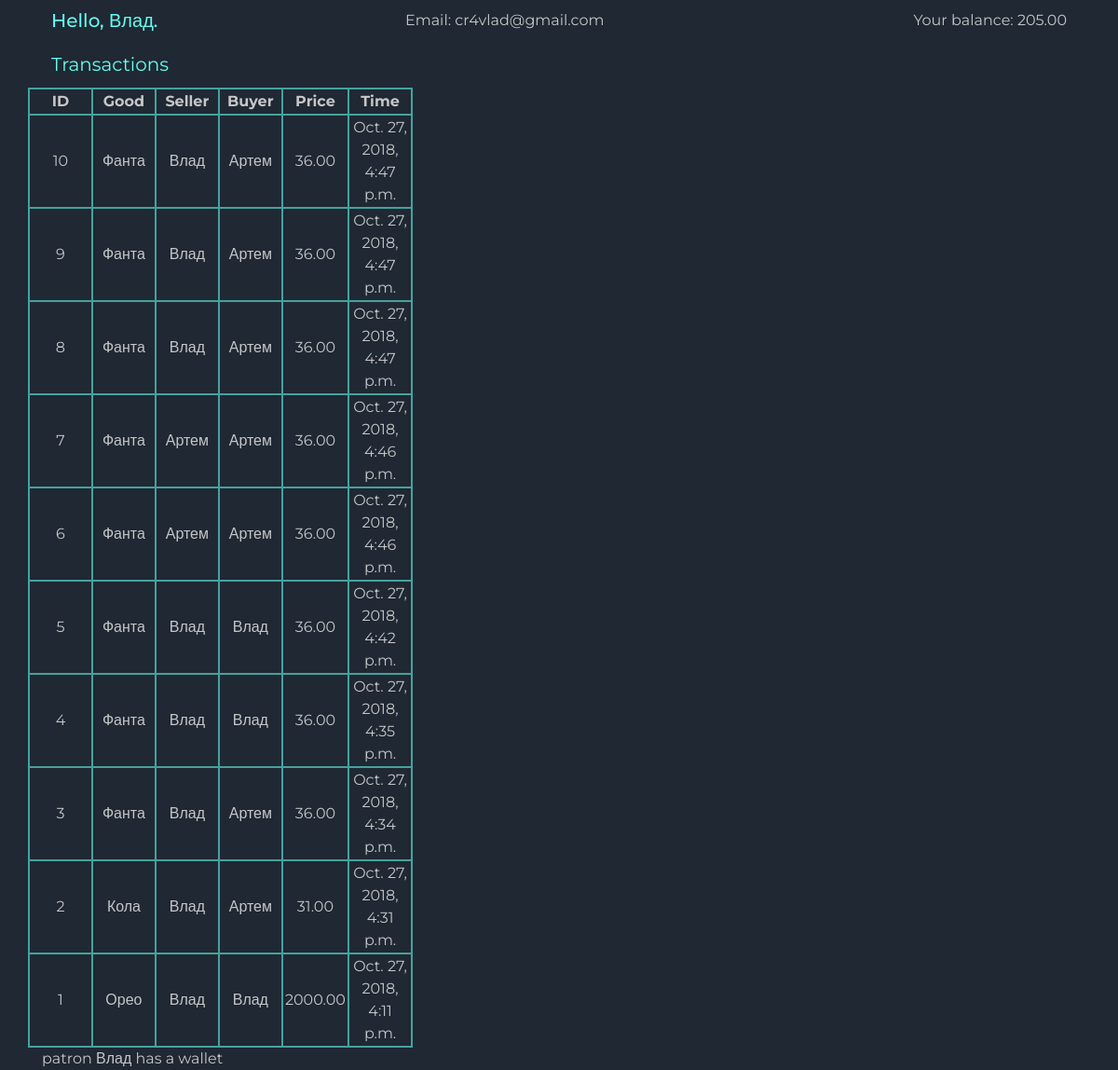
Page /retail/patron/Влад/ on the committed database.
### retail/models.py (models this page shows)
class Patron(models.Model):
    nickname = models.CharField(max_length=40)
    email = models.CharField(max_length=20, null=True)

class Wallet(models.Model):
    balance = models.DecimalField(decimal_places=2, max_digits=10, default=0)
    patron = models.OneToOneField(
        Patron, related_name='wallet', on_delete=models.PROTECT
    )
    class Meta:
        verbose_name = 'Wallet'
        verbose_name_plural = ' Wallets'

class Purchase(models.Model):
    name = models.CharField(max_length=255)
    price = models.DecimalField(default=0, max_digits=10, decimal_places=2)
    seller = models.ForeignKey(Patron, on_delete=models.CASCADE, related_name='seller')
    buyer = models.ForeignKey(Patron, on_delete=models.CASCADE, related_name='buyer')
    created = models.DateTimeField(auto_now_add=True)
    class Meta:
        verbose_name = 'Purchase'
        verbose_name_plural = 'Purchases'

### retail/views/__init__.py (called while the page is built)
def dashboard(request, nickname):
    request.session['nickname'] = nickname
    message = ''
    patron = Patron.objects.get(nickname=nickname)
    if Wallet.objects.filter(patron=patron).exists():
        message += 'patron {} has a wallet'.format(patron.nickname)
    else:
        message += 'patron {} doesn\'t have a wallet, create new'.format(patron.nickname)
        wallet = Wallet.objects.create(patron=patron, balance=25)
    purchases = Purchase.objects.order_by('-pk')
    response = render(request, 'retail/dashboard.html', {
            'patron': patron,
            'wallet': patron.wallet,
            'message': message,
            'purchases': purchases
            })
    return response

### retail/templates/retail/dashboard.html (shortened to what this page needs)
{% load static %}
<!doctype html>
<html lang="en">
  <head>
    <link rel="stylesheet" href="https://stackpath.bootstrapcdn.com/bootstrap/4.1.3/css/bootstrap.min.css">
    <link rel="stylesheet" href="{% static 'css/style.css' %}">
  </head>
  <body>
  <div class='container'>
    <div class="row align-items-start justify-content-between">
      <div class="col-4"><h1>Hello, {{ patron.nickname }}.</h1></div>
      <div class="col-4"><p>Email: {{ patron.email }}</p></div>
      <div class="col-4 text-right"><p>Your balance: {{ wallet.balance }}</p></div>
    </div>
    <div class="row align-items-center">
      Transactions
    </div>
    <div class="row align-items-end">
      <div id="purchases">
        <table>
          <tr><th>ID</th><th>Good</th><th>Seller</th><th>Buyer</th><th>Price</th><th>Time</th></tr>
          {% for purchase in purchases %}
          <tr><td>{{ purchase.pk }}</td><td>{{ purchase.name }}</td><td>{{ purchase.seller.nickname }}</td><td>{{ purchase.buyer.nickname }}</td><td>{{ purchase.price }}</td><td>{{ purchase.created }}</td></tr>
          {% endfor %}
        </table>
      </div>
    </div>
    {{ message }}
  </div>
  </body>
</html>

### retail/static/css/style.css (style rules this page uses)
body { font-family: "Montserrat", "Helvetica", "Lucida Sans", "Lucida Sans Unicode", "Luxi Sans", Tahoma, sans-serif; font-size: 16px; color: #c5c6c7; background-color: #1f2833; }
h1, h2, h3, h4, h5, h6, .align-items-center { font-size: 20px; color: #66fcf1; margin: 10px; }
p { margin: 10px; }
table, td, th { text-align: center; border: 2px solid #45a29e; }
table { width: 96%; }
td, th { width: 16%; }

### rows in the picture
Patron: nickname "Влад", email "cr4vlad@gmail.com"
Wallet: balance "205.00"
Purchase: pk "10", name "Фанта", seller.nickname "Влад", buyer.nickname "Артем", price "36.00", created "Oct. 27, 2018, 4:47 p.m."
Purchase: pk "9", name "Фанта", seller.nickname "Влад", buyer.nickname "Артем", price "36.00", created "Oct. 27, 2018, 4:47 p.m."
Purchase: pk "8", name "Фанта", seller.nickname "Влад", buyer.nickname "Артем", price "36.00", created "Oct. 27, 2018, 4:47 p.m."
Purchase: pk "7", name "Фанта", seller.nickname "Артем", buyer.nickname "Артем", price "36.00", created "Oct. 27, 2018, 4:46 p.m."
Purchase: pk "6", name "Фанта", seller.nickname "Артем", buyer.nickname "Артем", price "36.00", created "Oct. 27, 2018, 4:46 p.m."
Purchase: pk "5", name "Фанта", seller.nickname "Влад", buyer.nickname "Влад", price "36.00", created "Oct. 27, 2018, 4:42 p.m."
Purchase: pk "4", name "Фанта", seller.nickname "Влад", buyer.nickname "Влад", price "36.00", created "Oct. 27, 2018, 4:35 p.m."
Purchase: pk "3", name "Фанта", seller.nickname "Влад", buyer.nickname "Артем", price "36.00", created "Oct. 27, 2018, 4:34 p.m."
Purchase: pk "2", name "Кола", seller.nickname "Влад", buyer.nickname "Артем", price "31.00", created "Oct. 27, 2018, 4:31 p.m."
Purchase: pk "1", name "Орео", seller.nickname "Влад", buyer.nickname "Влад", price "2000.00", created "Oct. 27, 2018, 4:11 p.m."

### other values in the picture
{{ message }} "patron Влад has a wallet"
